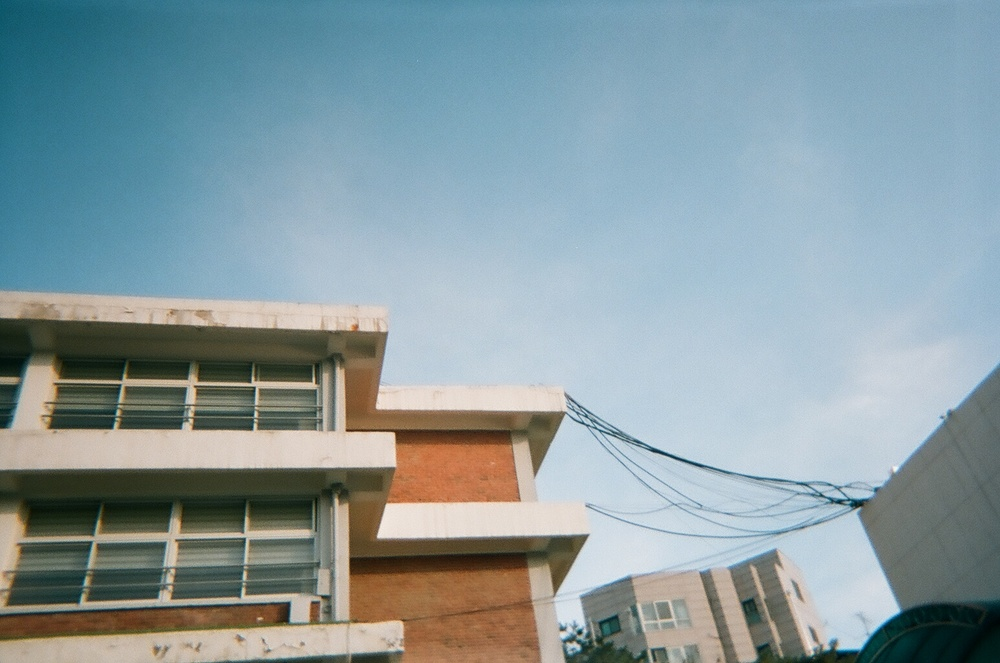
#> input picture img/sky.jpg, 1000 x 663 px, shrunk from 1545 x 1024 before the run, found by its file name
$ python ft_in_cv.py
#> lines starting #> are read from the running program, lines starting #| are printed output that depends on the picture
import matplotlib.pyplot as plt
import numpy as np
import cv2

img = cv2.imread('../img/sky.jpg', 0)
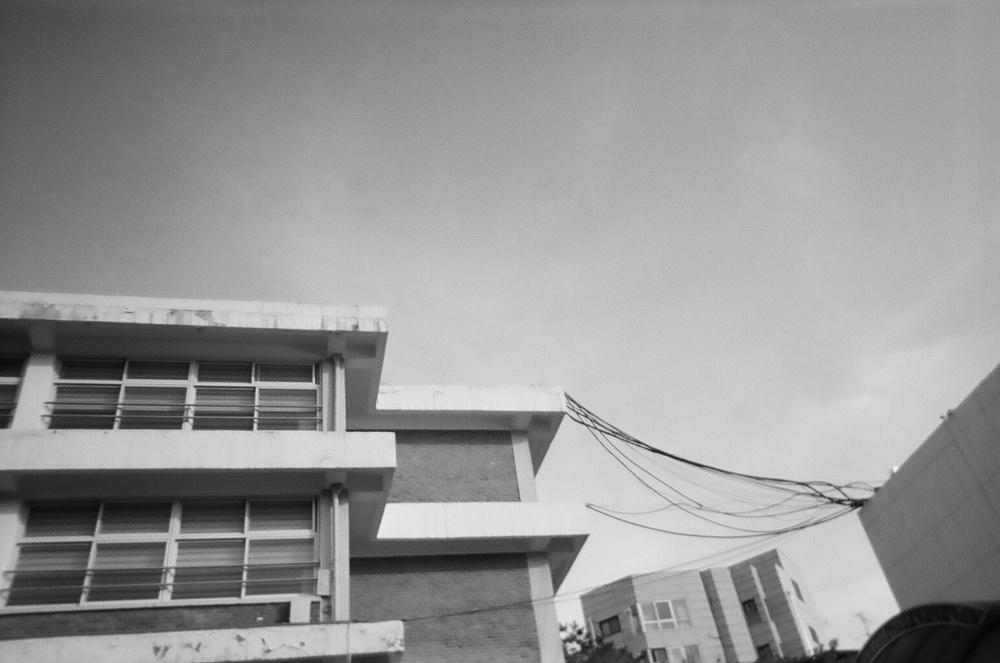
#> img: shape (663, 1000); min 4, max 243, mean 150
dft = cv2.dft(np.float32(img), flags=cv2.DFT_COMPLEX_OUTPUT)
dft_shift = np.fft.fftshift(dft)

magnitude_spectrum = 20 * np.log(cv2.magnitude(dft_shift[:,:,0], dft_shift[:,:,1]))
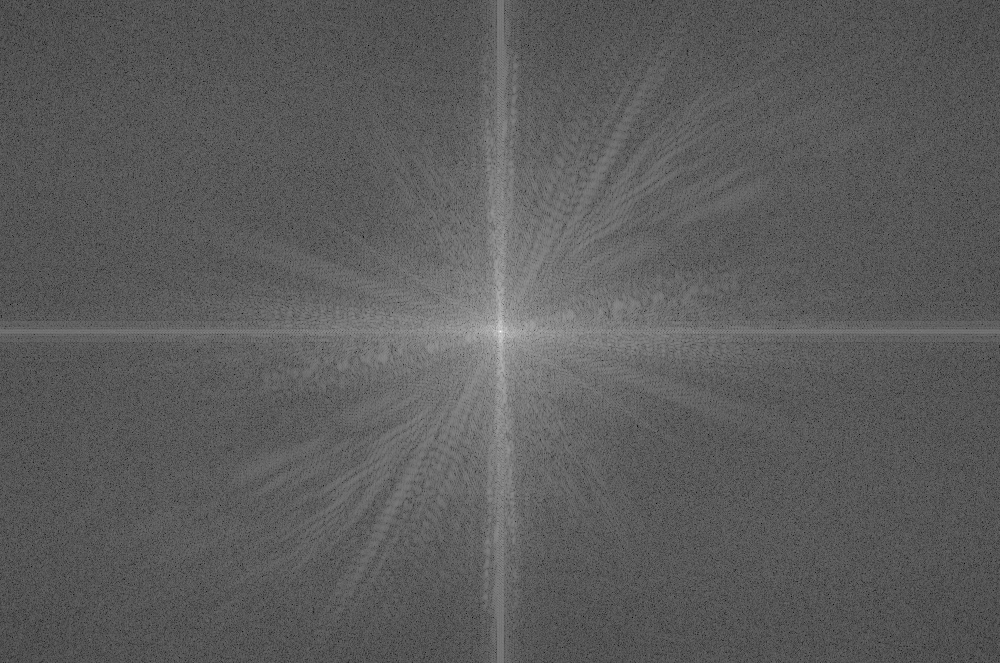
#> magnitude_spectrum: shape (663, 1000) float32; min 38.76, max 368.3, mean 158.2; drawn with min black and max white

plt.subplot(121)
plt.imshow(img, cmap='gray')
plt.title("Input Image")
plt.axis('off')

plt.subplot(122)
plt.imshow(magnitude_spectrum, cmap='gray')
plt.title("Magnitude Spectrum")
plt.axis('off')

plt.show()
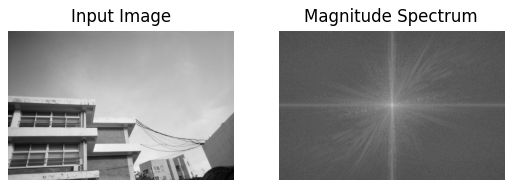
#> figure drawn by matplotlib, 2 panels
